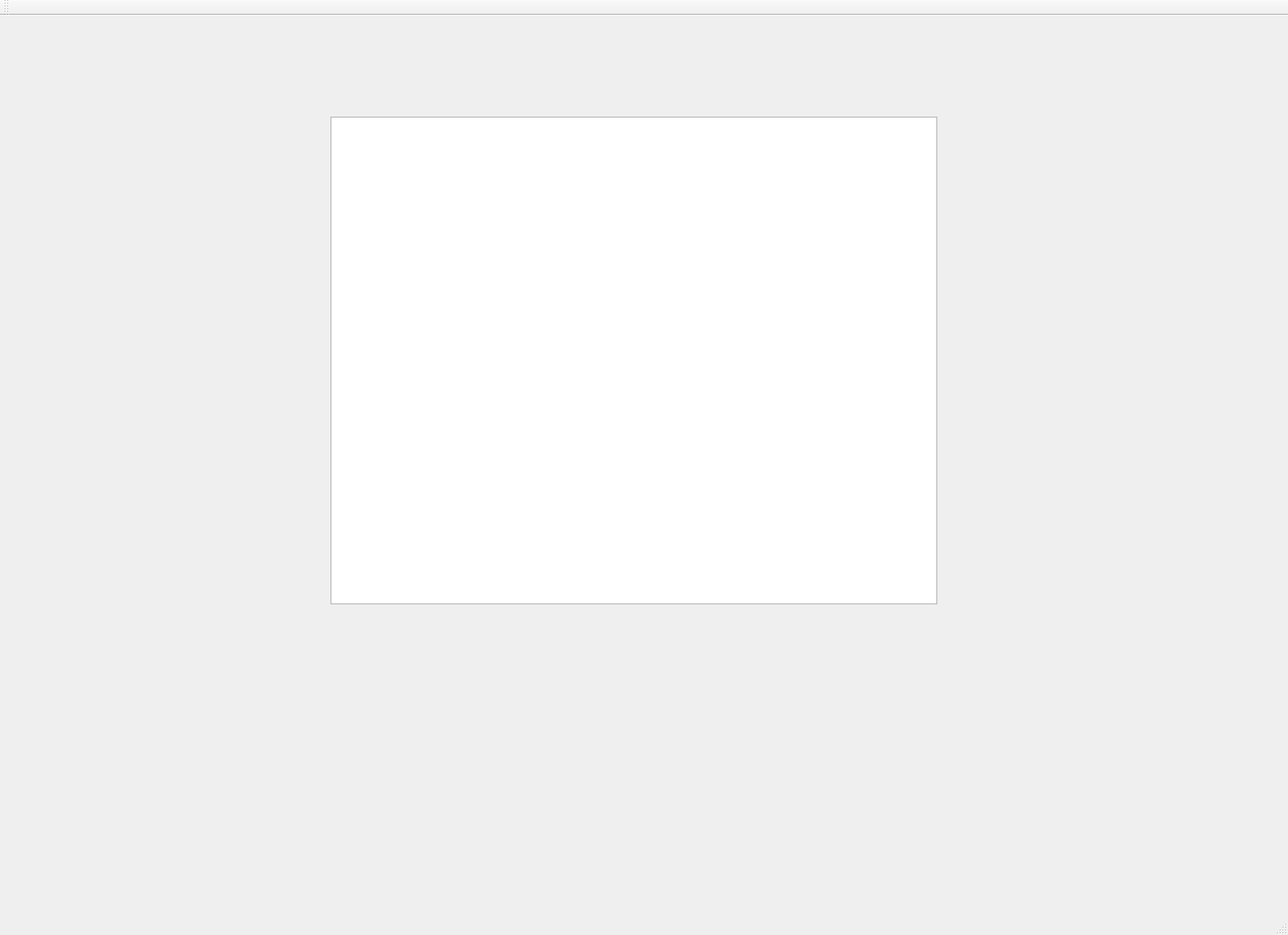
<?xml version="1.0" encoding="UTF-8"?>
<ui version="4.0">
 <class>ExamClass</class>
 <widget class="QMainWindow" name="ExamClass">
  <property name="geometry">
   <rect>
    <x>0</x>
    <y>0</y>
    <width>1403</width>
    <height>1018</height>
   </rect>
  </property>
  <property name="windowTitle">
   <string>Exam</string>
  </property>
  <widget class="QWidget" name="centralWidget">
   <widget class="QListWidget" name="entity_list_widget">
    <property name="geometry">
     <rect>
      <x>360</x>
      <y>110</y>
      <width>661</width>
      <height>531</height>
     </rect>
    </property>
   </widget>
  </widget>
  <widget class="QMenuBar" name="menuBar">
   <property name="geometry">
    <rect>
     <x>0</x>
     <y>0</y>
     <width>1403</width>
     <height>26</height>
    </rect>
   </property>
  </widget>
  <widget class="QToolBar" name="mainToolBar">
   <attribute name="toolBarArea">
    <enum>TopToolBarArea</enum>
   </attribute>
   <attribute name="toolBarBreak">
    <bool>false</bool>
   </attribute>
  </widget>
  <widget class="QStatusBar" name="statusBar"/>
 </widget>
 <layoutdefault spacing="6" margin="11"/>
 <resources>
  <include location="Exam.qrc"/>
 </resources>
 <connections/>
</ui>
